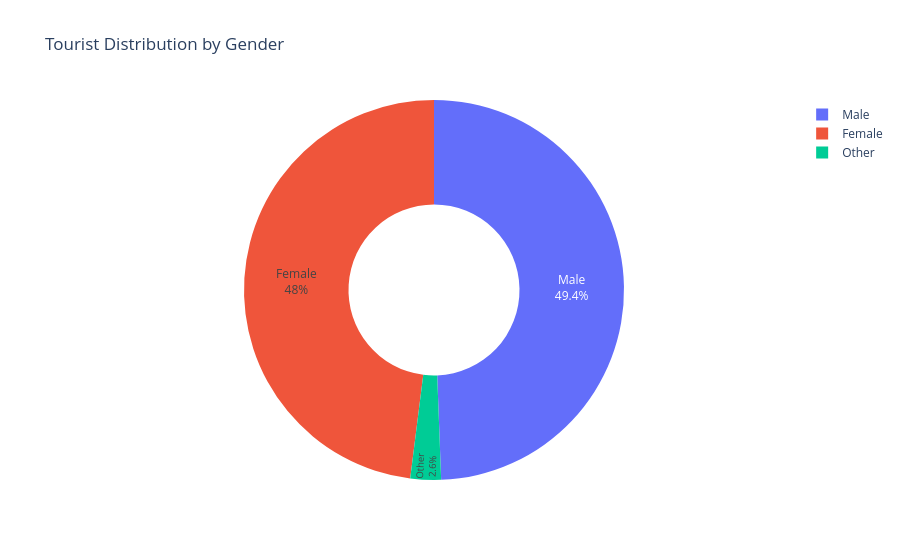

Notebook code for this chart:
### Code cell
gender_count = df["Gender"].value_counts().reset_index()
gender_count.columns = ["Gender", "Tourists"]

fig = px.pie(gender_count, names="Gender", values="Tourists", hole=0.45,
             title="Tourist Distribution by Gender")
fig.update_traces(textposition="inside", textinfo="percent+label")
fig.show()

### Figure 1 — Plotly figure (JSON) as saved in the notebook; plotly's stock layout.template omitted (floating-point values rounded to 4 significant figures)
{"data": [{"domain": {"x": [0.0, 1.0], "y": [0.0, 1.0]}, "hole": 0.45, "hovertemplate": "Gender=%{label}<br>Tourists=%{value}<extra></extra>", "labels": ["Male", "Female", "Other"], "legendgroup": "", "name": "", "showlegend": true, "textinfo": "percent+label", "textposition": "inside", "type": "pie", "values": [741, 720, 39]}], "layout": {"legend": {"tracegroupgap": 0}, "title": {"text": "Tourist Distribution by Gender"}}}
